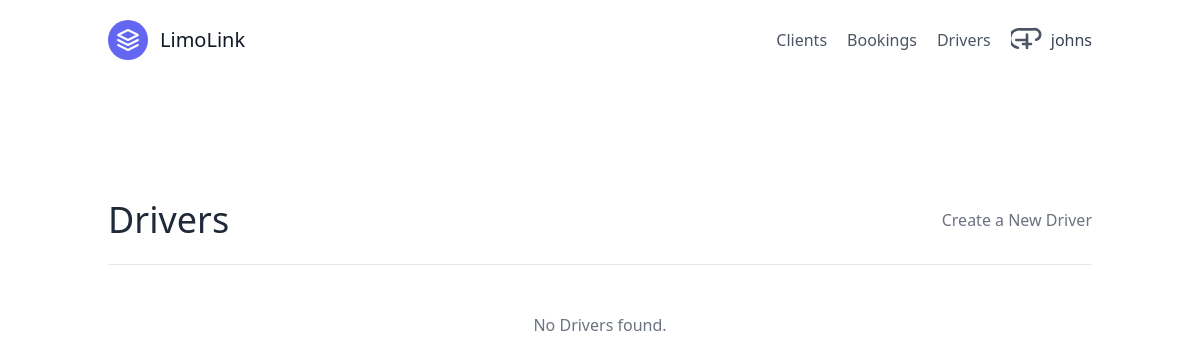
/drivers/ (signed in), run on an earlier commit of the app's database.
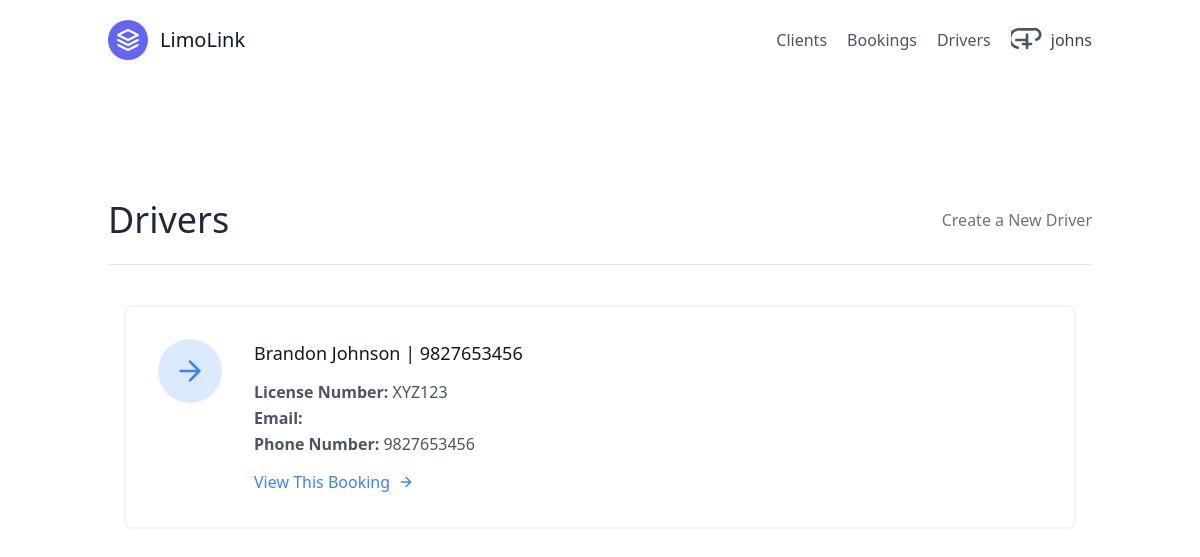
And on a later commit of the database.
### drivers/models.py (models this page shows, shortened)
class Driver(models.Model):
  user = models.OneToOneField(settings.AUTH_USER_MODEL, on_delete=models.CASCADE, related_name='driver_profile')
  first_name = models.CharField(max_length=100)
  last_name = models.CharField(max_length=100)
  license_number = models.CharField(max_length=50, unique=True)
  phone_number = models.CharField(max_length=15)
  created_at = models.DateTimeField(auto_now_add=True)

### drivers/views.py (the view)
# urls.py: path('', DriverListView.as_view(), name="driver-list"),
class DriverListView(LoginRequiredMixin, ListView):
    model = Driver
    template_name = 'drivers/driver_list.html'
    context_object_name = 'drivers'

### templates/drivers/driver_list.html
{% extends 'base.html' %}
{% block content %}
<section class="text-gray-600 body-font">
  <div class="container px-5 py-24 mx-auto">
    <div class="w-full mb-6 py-6 flex justify-between items-center border-b border-gray-200">
      <div>
        <h1 class="text-4xl text-gray-800">Drivers</h1>
      </div>
      <div>
        <a href="{% url 'drivers:driver-create' %}" class="text-gray-500 hover:text-blue-500">Create a New Driver</a>
      </div>
    </div>
    <div class="flex flex-col space-y-6">
      {% for driver in drivers %}
      <div id="driver-item" class="p-4 w-full">
        <div class="flex border-2 rounded-lg border-gray-200 border-opacity-50 p-8 flex row">
          <div
            class="w-16 h-16 mr-8 inline-flex items-center justify-center rounded-full bg-blue-100 text-blue-500 flex-shrink-0">
            <svg fill="none" stroke="currentColor" stroke-linecap="round" stroke-linejoin="round" stroke-width="2"
              class="w-8 h-8" viewBox="0 0 24 24">
              <path d="M5 12h14M12 5l7 7-7 7"></path>
            </svg>
          </div>
          <div class="flex-grow">
            <h2 class="text-gray-900 text-lg title-font font-medium mb-3">
              {{ driver.first_name }} {{ driver.last_name }} | {{ driver.phone_number }}
            </h2>
            <p class="leading-relaxed text-base">
              <strong>License Number:</strong> {{ driver.license_number }}
              <br>
              <strong>Email:</strong> {{ driver.email }}
              <br>
              <strong>Phone Number:</strong> {{ driver.phone_number }}
              <br>
              <a href="{% url 'drivers:driver-detail' driver.pk %}"
                class=" mt-3 text-blue-500 inline-flex items-center">
                View This Booking
                <svg fill="none" stroke="currentColor" stroke-linecap="round" stroke-linejoin="round" stroke-width="2"
                  class="w-4 h-4 ml-2" viewBox="0 0 24 24">
                  <path d="M5 12h14M12 5l7 7-7 7"></path>
                </svg>
              </a>
          </div>
        </div>
      </div>
      {% empty %}
      <p class="text-gray-500 text-center mt-6">No Drivers found.</p>
      {% endfor %}
    </div>
  </div>
</section>
{% endblock %}

What changed in the data, as far as the page shows it:
added Driver: first_name "Brandon", last_name "Johnson", phone_number "9827653456", license_number "XYZ123"
Also different on the page:
text no longer shown: "No Drivers found."
